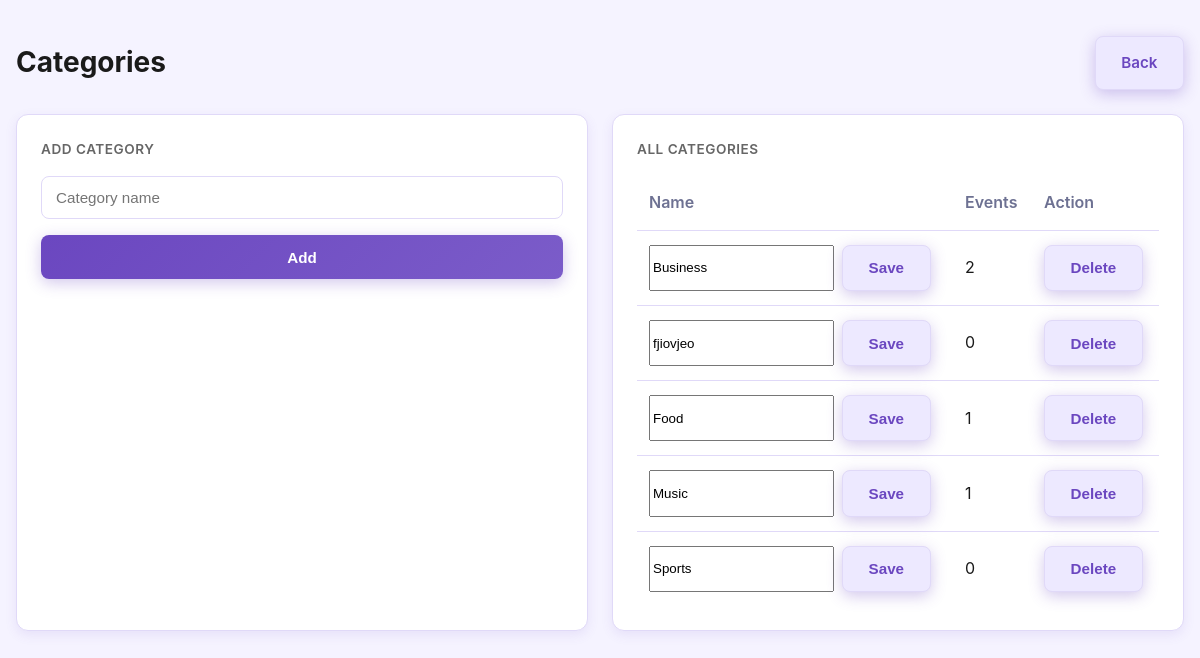
The app's page /admin-categories.php (signed in) with its own data.
### tables this page shows
CREATE TABLE `categories` (
  `id` int(11) NOT NULL,
  `name` varchar(80) NOT NULL
);

### includes/config.php (called while the page is built, shortened)
<?php
function sanitize($value)
{
    return htmlspecialchars(trim($value), ENT_QUOTES, 'UTF-8');
}

### admin-categories.php (the view, shortened to what this page needs)
<?php
require_once 'includes/config.php';
$pageTitle = 'Admin Categories | Event Ethiopia';
$stmt = $mysqli->prepare("SELECT c.id,c.name,COUNT(e.id) event_count FROM categories c LEFT JOIN events e ON e.category_id=c.id GROUP BY c.id,c.name ORDER BY c.name ASC");
$stmt->execute();
$rows = $stmt->get_result()->fetch_all(MYSQLI_ASSOC);
?>
<!DOCTYPE html><html lang="en"><head><meta charset="UTF-8"><meta name="viewport" content="width=device-width, initial-scale=1.0"><title><?= sanitize($pageTitle) ?></title><link rel="stylesheet" href="css/style.css"></head><body>
<main class="page-content wrapper">
<section class="heading-bar"><h2>Categories</h2><a href="admin-dashboard.php" class="button button-alt">Back</a></section>
<div class="grid-2">
<div class="dashboard-card">
<h3>Add Category</h3>
<form method="post" class="form-grid">
<input type="text" name="name" placeholder="Category name" required>
<button class="button" name="add_category" value="1">Add</button>
</form>
</div>
<div class="dashboard-card">
<h3>All Categories</h3>
<table class="list-table"><thead><tr><th>Name</th><th>Events</th><th>Action</th></tr></thead><tbody>
<?php foreach ($rows as $row): ?>
<tr>
<td>
<form method="post" style="display:flex; gap:8px;">
<input type="text" name="edit_name" value="<?= sanitize($row['name']) ?>" required>
<button class="button button-alt" name="edit_category" value="<?= (int) $row['id'] ?>">Save</button>
</form>
</td>
<td><?= (int) $row['event_count'] ?></td>
<td><form method="post"><button class="button button-alt" name="delete_category" value="<?= (int) $row['id'] ?>">Delete</button></form></td>
</tr>
<?php endforeach; ?>
</tbody></table>
</div>
</div></main></body></html>

### css/style.css (style rules this page uses)
* { box-sizing: border-box; }
:root { --bg: #f5f3ff; --surface: #ffffff; --primary: #6b47c0; --primary-dark: #5a3d99; --primary-soft: #ede9ff; --text: #1a1a1a; --text-secondary: #666666; --border: #e0d9f8; --shadow: 0 4px 12px rgba(107, 71, 192, 0.1); --shadow-lg: 0 8px 24px rgba(107, 71, 192, 0.15); --muted: #6d7192; }
html { scroll-behavior: smooth; }
body { margin: 0; font-family: 'Inter', sans-serif; background: var(--bg); color: var(--text); line-height: 1.6; overflow-x: hidden; }
a { color: var(--primary); text-decoration: none; }
.wrapper { width: min(1200px, calc(100% - 32px)); margin: 0 auto; }
.button, .button-alt { display: inline-flex; align-items: center; justify-content: center; padding: 0.85rem 1.6rem; border-radius: 8px; font-weight: 600; text-decoration: none; border: none; cursor: pointer; transition: all 0.3s ease; font-size: 0.95rem; }
.button { background: linear-gradient(135deg, #6b47c0 0%, #7b5cc9 100%); color: white; box-shadow: 0 4px 15px rgba(107, 71, 192, 0.3); }
.button-alt { background: var(--primary-soft); color: var(--primary); border: 1px solid var(--border); }
.page-content { padding: 36px 0 64px; }
.cards-grid, .grid-2, .grid-3 { display: grid; gap: 24px; }
.grid-2 { grid-template-columns: 1fr; gap: 20px; }
@media (min-width: 768px) { .grid-2 { grid-template-columns: repeat(2, minmax(0, 1fr)); gap: 24px; } }
section.heading-bar { display: flex; align-items: center; justify-content: space-between; flex-wrap: wrap; gap: 16px; margin-bottom: 24px; }
.heading-bar h2 { margin: 0; font-size: 1.75rem; }
.form-grid { display: grid; gap: 18px; }
.profile-box, .dashboard-card { background: var(--surface); border: 1px solid var(--border); border-radius: 24px; padding: 24px; box-shadow: var(--shadow); }
.dashboard-card { background: var(--surface); border: 1px solid var(--border); border-radius: 12px; padding: 24px; box-shadow: var(--shadow); }
.dashboard-card h3 { margin: 0 0 16px; font-size: 0.85rem; font-weight: 600; color: var(--text-secondary); text-transform: uppercase; letter-spacing: 0.5px; }
.list-table { width: 100%; border-collapse: collapse; }
.list-table th, .list-table td { padding: 14px 12px; border-bottom: 1px solid var(--border); text-align: left; }
.list-table th { color: var(--muted); font-weight: 600; }
.list-table tr:last-child td { border-bottom: none; }
.form-grid { gap: 16px; }
.form-grid input, .form-grid select { padding: 12px 14px; border: 1px solid var(--border); border-radius: 8px; font-size: 0.95rem; }

### records on screen
categories: edit_name "Business", event_count "2"
categories: edit_name "fjiovjeo", $row['id'] 6 (drawn), event_count "0"
categories: edit_name "Food", $row['id'] 3 (drawn), event_count "1"
categories: edit_name "Music", event_count "1"
categories: edit_name "Sports", $row['id'] 4 (drawn), event_count "0"
